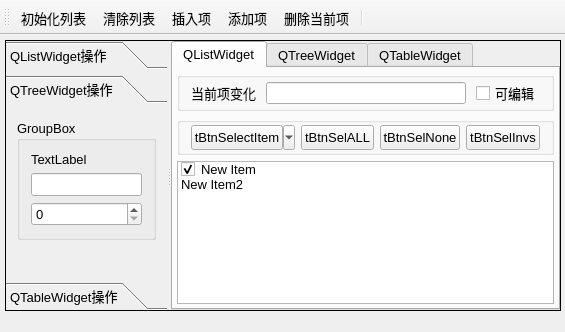
<?xml version="1.0" encoding="UTF-8"?>
<ui version="4.0">
 <class>MainWindow</class>
 <widget class="QMainWindow" name="MainWindow">
  <property name="geometry">
   <rect>
    <x>0</x>
    <y>0</y>
    <width>565</width>
    <height>332</height>
   </rect>
  </property>
  <property name="font">
   <font>
    <pointsize>10</pointsize>
   </font>
  </property>
  <property name="windowTitle">
   <string>QListWidget的使用</string>
  </property>
  <widget class="QWidget" name="centralWidget">
   <widget class="QSplitter" name="splitter">
    <property name="geometry">
     <rect>
      <x>5</x>
      <y>5</y>
      <width>556</width>
      <height>271</height>
     </rect>
    </property>
    <property name="frameShape">
     <enum>QFrame::Box</enum>
    </property>
    <property name="frameShadow">
     <enum>QFrame::Plain</enum>
    </property>
    <property name="lineWidth">
     <number>1</number>
    </property>
    <property name="midLineWidth">
     <number>3</number>
    </property>
    <property name="orientation">
     <enum>Qt::Horizontal</enum>
    </property>
    <property name="opaqueResize">
     <bool>true</bool>
    </property>
    <widget class="QToolBox" name="toolBox">
     <property name="minimumSize">
      <size>
       <width>150</width>
       <height>0</height>
      </size>
     </property>
     <property name="maximumSize">
      <size>
       <width>300</width>
       <height>16777215</height>
      </size>
     </property>
     <property name="currentIndex">
      <number>1</number>
     </property>
     <widget class="QWidget" name="page">
      <property name="geometry">
       <rect>
        <x>0</x>
        <y>0</y>
        <width>150</width>
        <height>185</height>
       </rect>
      </property>
      <attribute name="icon">
       <iconset resource="res.qrc">
        <normaloff>:/images/icons/410.bmp</normaloff>:/images/icons/410.bmp</iconset>
      </attribute>
      <attribute name="label">
       <string>QListWidget操作</string>
      </attribute>
      <layout class="QGridLayout" name="gridLayout">
       <item row="0" column="0">
        <widget class="QToolButton" name="tBtnListIni">
         <property name="minimumSize">
          <size>
           <width>120</width>
           <height>25</height>
          </size>
         </property>
         <property name="text">
          <string>tBtnListIni</string>
         </property>
         <property name="popupMode">
          <enum>QToolButton::DelayedPopup</enum>
         </property>
         <property name="toolButtonStyle">
          <enum>Qt::ToolButtonTextBesideIcon</enum>
         </property>
         <property name="autoRaise">
          <bool>false</bool>
         </property>
         <property name="arrowType">
          <enum>Qt::NoArrow</enum>
         </property>
        </widget>
       </item>
       <item row="1" column="0">
        <widget class="QToolButton" name="tBtnListClear">
         <property name="minimumSize">
          <size>
           <width>120</width>
           <height>25</height>
          </size>
         </property>
         <property name="text">
          <string>tBtnListClear</string>
         </property>
         <property name="toolButtonStyle">
          <enum>Qt::ToolButtonTextBesideIcon</enum>
         </property>
        </widget>
       </item>
       <item row="2" column="0">
        <widget class="QToolButton" name="tBtnListInsert">
         <property name="minimumSize">
          <size>
           <width>120</width>
           <height>25</height>
          </size>
         </property>
         <property name="text">
          <string>tBtnListInsert</string>
         </property>
         <property name="toolButtonStyle">
          <enum>Qt::ToolButtonTextBesideIcon</enum>
         </property>
        </widget>
       </item>
       <item row="3" column="0">
        <widget class="QToolButton" name="tBtnListAppend">
         <property name="minimumSize">
          <size>
           <width>120</width>
           <height>25</height>
          </size>
         </property>
         <property name="text">
          <string>tBtnListAppend</string>
         </property>
         <property name="toolButtonStyle">
          <enum>Qt::ToolButtonTextBesideIcon</enum>
         </property>
        </widget>
       </item>
       <item row="4" column="0">
        <widget class="QToolButton" name="tBtnListDelete">
         <property name="minimumSize">
          <size>
           <width>120</width>
           <height>25</height>
          </size>
         </property>
         <property name="text">
          <string>tBtnListDelete</string>
         </property>
         <property name="toolButtonStyle">
          <enum>Qt::ToolButtonTextBesideIcon</enum>
         </property>
        </widget>
       </item>
      </layout>
     </widget>
     <widget class="QWidget" name="page_2">
      <property name="geometry">
       <rect>
        <x>0</x>
        <y>0</y>
        <width>150</width>
        <height>185</height>
       </rect>
      </property>
      <attribute name="icon">
       <iconset resource="res.qrc">
        <normaloff>:/images/icons/408.bmp</normaloff>:/images/icons/408.bmp</iconset>
      </attribute>
      <attribute name="label">
       <string>QTreeWidget操作</string>
      </attribute>
      <layout class="QVBoxLayout" name="verticalLayout_4">
       <item>
        <widget class="QGroupBox" name="groupBox_4">
         <property name="title">
          <string>GroupBox</string>
         </property>
         <layout class="QVBoxLayout" name="verticalLayout_3">
          <item>
           <widget class="QLabel" name="label_2">
            <property name="text">
             <string>TextLabel</string>
            </property>
           </widget>
          </item>
          <item>
           <widget class="QLineEdit" name="lineEdit"/>
          </item>
          <item>
           <widget class="QSpinBox" name="spinBox"/>
          </item>
         </layout>
        </widget>
       </item>
       <item>
        <spacer name="verticalSpacer">
         <property name="orientation">
          <enum>Qt::Vertical</enum>
         </property>
         <property name="sizeHint" stdset="0">
          <size>
           <width>20</width>
           <height>119</height>
          </size>
         </property>
        </spacer>
       </item>
      </layout>
     </widget>
     <widget class="QWidget" name="page_3">
      <property name="geometry">
       <rect>
        <x>0</x>
        <y>0</y>
        <width>150</width>
        <height>185</height>
       </rect>
      </property>
      <attribute name="icon">
       <iconset resource="res.qrc">
        <normaloff>:/images/icons/412.bmp</normaloff>:/images/icons/412.bmp</iconset>
      </attribute>
      <attribute name="label">
       <string>QTableWidget操作</string>
      </attribute>
     </widget>
    </widget>
    <widget class="QTabWidget" name="tabWidget">
     <property name="tabPosition">
      <enum>QTabWidget::North</enum>
     </property>
     <property name="tabShape">
      <enum>QTabWidget::Rounded</enum>
     </property>
     <property name="currentIndex">
      <number>0</number>
     </property>
     <property name="elideMode">
      <enum>Qt::ElideLeft</enum>
     </property>
     <widget class="QWidget" name="tab_3">
      <attribute name="title">
       <string>QListWidget</string>
      </attribute>
      <layout class="QVBoxLayout" name="verticalLayout">
       <property name="leftMargin">
        <number>4</number>
       </property>
       <property name="topMargin">
        <number>4</number>
       </property>
       <property name="rightMargin">
        <number>4</number>
       </property>
       <property name="bottomMargin">
        <number>4</number>
       </property>
       <item>
        <widget class="QGroupBox" name="groupBox">
         <property name="title">
          <string/>
         </property>
         <layout class="QHBoxLayout" name="horizontalLayout">
          <property name="spacing">
           <number>10</number>
          </property>
          <property name="topMargin">
           <number>2</number>
          </property>
          <property name="bottomMargin">
           <number>2</number>
          </property>
          <item>
           <widget class="QLabel" name="label">
            <property name="text">
             <string>当前项变化</string>
            </property>
           </widget>
          </item>
          <item>
           <widget class="QLineEdit" name="editCutItemText">
            <property name="styleSheet">
             <string notr="true">color: rgb(0, 0, 255);</string>
            </property>
            <property name="clearButtonEnabled">
             <bool>false</bool>
            </property>
           </widget>
          </item>
          <item>
           <widget class="QCheckBox" name="chkBoxListEditable">
            <property name="text">
             <string>可编辑</string>
            </property>
           </widget>
          </item>
         </layout>
        </widget>
       </item>
       <item>
        <widget class="QGroupBox" name="groupBox_2">
         <property name="title">
          <string/>
         </property>
         <layout class="QHBoxLayout" name="horizontalLayout_2">
          <property name="topMargin">
           <number>2</number>
          </property>
          <property name="bottomMargin">
           <number>2</number>
          </property>
          <item>
           <widget class="QToolButton" name="tBtnSelectItem">
            <property name="minimumSize">
             <size>
              <width>100</width>
              <height>25</height>
             </size>
            </property>
            <property name="text">
             <string>tBtnSelectItem</string>
            </property>
            <property name="popupMode">
             <enum>QToolButton::MenuButtonPopup</enum>
            </property>
            <property name="toolButtonStyle">
             <enum>Qt::ToolButtonTextBesideIcon</enum>
            </property>
           </widget>
          </item>
          <item>
           <widget class="QToolButton" name="tBtnSelALL">
            <property name="minimumSize">
             <size>
              <width>70</width>
              <height>25</height>
             </size>
            </property>
            <property name="text">
             <string>tBtnSelALL</string>
            </property>
           </widget>
          </item>
          <item>
           <widget class="QToolButton" name="tBtnSelNone">
            <property name="minimumSize">
             <size>
              <width>70</width>
              <height>25</height>
             </size>
            </property>
            <property name="text">
             <string>tBtnSelNone</string>
            </property>
           </widget>
          </item>
          <item>
           <widget class="QToolButton" name="tBtnSelInvs">
            <property name="minimumSize">
             <size>
              <width>70</width>
              <height>25</height>
             </size>
            </property>
            <property name="text">
             <string>tBtnSelInvs</string>
            </property>
           </widget>
          </item>
         </layout>
        </widget>
       </item>
       <item>
        <widget class="QListWidget" name="listWidget">
         <property name="contextMenuPolicy">
          <enum>Qt::CustomContextMenu</enum>
         </property>
         <property name="layoutMode">
          <enum>QListView::SinglePass</enum>
         </property>
         <property name="viewMode">
          <enum>QListView::ListMode</enum>
         </property>
         <property name="selectionRectVisible">
          <bool>false</bool>
         </property>
         <item>
          <property name="text">
           <string>New Item</string>
          </property>
          <property name="checkState">
           <enum>Checked</enum>
          </property>
          <property name="icon">
           <iconset resource="res.qrc">
            <normaloff>:/images/icons/check2.ico</normaloff>:/images/icons/check2.ico</iconset>
          </property>
          <property name="flags">
           <set>ItemIsSelectable|ItemIsEditable|ItemIsDragEnabled|ItemIsUserCheckable|ItemIsEnabled</set>
          </property>
         </item>
         <item>
          <property name="text">
           <string>New Item2</string>
          </property>
          <property name="checkState">
           <enum>Unchecked</enum>
          </property>
          <property name="icon">
           <iconset resource="res.qrc">
            <normaloff>:/images/icons/check2.ico</normaloff>:/images/icons/check2.ico</iconset>
          </property>
          <property name="flags">
           <set>ItemIsSelectable|ItemIsEditable|ItemIsUserCheckable|ItemIsEnabled</set>
          </property>
         </item>
        </widget>
       </item>
      </layout>
     </widget>
     <widget class="QWidget" name="tab">
      <attribute name="title">
       <string>QTreeWidget</string>
      </attribute>
      <layout class="QVBoxLayout" name="verticalLayout_2">
       <item>
        <widget class="QGroupBox" name="groupBox_3">
         <property name="title">
          <string/>
         </property>
         <layout class="QHBoxLayout" name="horizontalLayout_3"/>
        </widget>
       </item>
      </layout>
     </widget>
     <widget class="QWidget" name="tab_2">
      <attribute name="title">
       <string>QTableWidget</string>
      </attribute>
     </widget>
    </widget>
   </widget>
  </widget>
  <widget class="QToolBar" name="mainToolBar">
   <property name="toolButtonStyle">
    <enum>Qt::ToolButtonTextUnderIcon</enum>
   </property>
   <attribute name="toolBarArea">
    <enum>TopToolBarArea</enum>
   </attribute>
   <attribute name="toolBarBreak">
    <bool>false</bool>
   </attribute>
   <addaction name="actListIni"/>
   <addaction name="actListClear"/>
   <addaction name="actListInsert"/>
   <addaction name="actListAppend"/>
   <addaction name="actListDelete"/>
   <addaction name="separator"/>
  </widget>
  <action name="actListIni">
   <property name="icon">
    <iconset resource="res.qrc">
     <normaloff>:/images/icons/128.bmp</normaloff>:/images/icons/128.bmp</iconset>
   </property>
   <property name="text">
    <string>初始化列表</string>
   </property>
   <property name="toolTip">
    <string>初始化列表</string>
   </property>
   <property name="shortcut">
    <string>Ctrl+I</string>
   </property>
  </action>
  <action name="actListClear">
   <property name="icon">
    <iconset resource="res.qrc">
     <normaloff>:/images/icons/delete1.bmp</normaloff>:/images/icons/delete1.bmp</iconset>
   </property>
   <property name="text">
    <string>清除列表</string>
   </property>
   <property name="toolTip">
    <string>清除列表</string>
   </property>
  </action>
  <action name="actListInsert">
   <property name="icon">
    <iconset resource="res.qrc">
     <normaloff>:/images/icons/424.bmp</normaloff>:/images/icons/424.bmp</iconset>
   </property>
   <property name="text">
    <string>插入项</string>
   </property>
   <property name="toolTip">
    <string>插入项</string>
   </property>
   <property name="shortcut">
    <string>Ctrl+S</string>
   </property>
  </action>
  <action name="actListAppend">
   <property name="icon">
    <iconset resource="res.qrc">
     <normaloff>:/images/icons/316.bmp</normaloff>:/images/icons/316.bmp</iconset>
   </property>
   <property name="text">
    <string>添加项</string>
   </property>
   <property name="toolTip">
    <string>添加项</string>
   </property>
   <property name="shortcut">
    <string>Ctrl+A</string>
   </property>
  </action>
  <action name="actListDelete">
   <property name="icon">
    <iconset resource="res.qrc">
     <normaloff>:/images/icons/324.bmp</normaloff>:/images/icons/324.bmp</iconset>
   </property>
   <property name="text">
    <string>删除当前项</string>
   </property>
   <property name="toolTip">
    <string>删除当前项</string>
   </property>
   <property name="shortcut">
    <string>Del</string>
   </property>
  </action>
  <action name="actSelALL">
   <property name="text">
    <string>全选</string>
   </property>
   <property name="toolTip">
    <string>全选</string>
   </property>
  </action>
  <action name="actSelNone">
   <property name="text">
    <string>全不选</string>
   </property>
   <property name="toolTip">
    <string>全不选</string>
   </property>
   <property name="menuRole">
    <enum>QAction::AboutRole</enum>
   </property>
  </action>
  <action name="actSelInvs">
   <property name="text">
    <string>反选</string>
   </property>
   <property name="toolTip">
    <string>反选</string>
   </property>
  </action>
  <action name="actQuit">
   <property name="icon">
    <iconset resource="res.qrc">
     <normaloff>:/images/icons/exit.bmp</normaloff>:/images/icons/exit.bmp</iconset>
   </property>
   <property name="text">
    <string>退出</string>
   </property>
   <property name="toolTip">
    <string>退出程序</string>
   </property>
  </action>
  <action name="actSelPopMenu">
   <property name="icon">
    <iconset resource="res.qrc">
     <normaloff>:/images/icons/124.bmp</normaloff>:/images/icons/124.bmp</iconset>
   </property>
   <property name="text">
    <string>项选择</string>
   </property>
   <property name="toolTip">
    <string>项选择</string>
   </property>
  </action>
 </widget>
 <layoutdefault spacing="6" margin="11"/>
 <resources>
  <include location="res.qrc"/>
 </resources>
 <connections>
  <connection>
   <sender>actQuit</sender>
   <signal>triggered()</signal>
   <receiver>MainWindow</receiver>
   <slot>close()</slot>
   <hints>
    <hint type="sourcelabel">
     <x>-1</x>
     <y>-1</y>
    </hint>
    <hint type="destinationlabel">
     <x>336</x>
     <y>220</y>
    </hint>
   </hints>
  </connection>
  <connection>
   <sender>actSelPopMenu</sender>
   <signal>triggered()</signal>
   <receiver>actSelInvs</receiver>
   <slot>trigger()</slot>
   <hints>
    <hint type="sourcelabel">
     <x>-1</x>
     <y>-1</y>
    </hint>
    <hint type="destinationlabel">
     <x>-1</x>
     <y>-1</y>
    </hint>
   </hints>
  </connection>
 </connections>
</ui>
